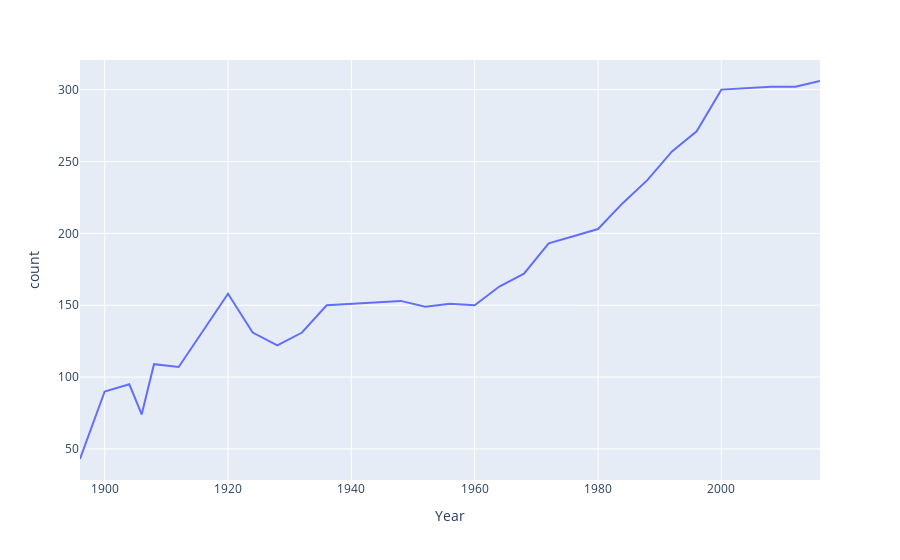

The cell this chart's notebook holds for it:
### Code cell
fig = px.line(nations_over_time, x = 'Year',y ='count')
fig.show()

### Figure 1 — Plotly figure (JSON) as saved in the notebook; plotly's stock layout.template omitted (floating-point values rounded to 4 significant figures)
{"data": [{"hovertemplate": "Year=%{x}<br>count=%{y}<extra></extra>", "legendgroup": "", "line": {"color": "#636efa", "dash": "solid"}, "marker": {"symbol": "circle"}, "mode": "lines", "name": "", "orientation": "v", "showlegend": false, "type": "scatter", "x": [1896, 1900, 1904, 1906, 1908, 1912, 1920, 1924, 1928, 1932, 1936, 1948, 1952, 1956, 1960, 1964, 1968, 1972, 1976, 1980, 1984, 1988, 1992, 1996, 2000, 2004, 2008, 2012, 2016], "xaxis": "x", "y": [43, 90, 95, 74, 109, 107, 158, 131, 122, 131, 150, 153, 149, 151, 150, 163, 172, 193, 198, 203, 221, 237, 257, 271, 300, 301, 302, 302, 306], "yaxis": "y"}], "layout": {"legend": {"tracegroupgap": 0}, "margin": {"t": 60}, "xaxis": {"anchor": "y", "domain": [0, 1], "title": {"text": "Year"}}, "yaxis": {"anchor": "x", "domain": [0, 1], "title": {"text": "count"}}}}
